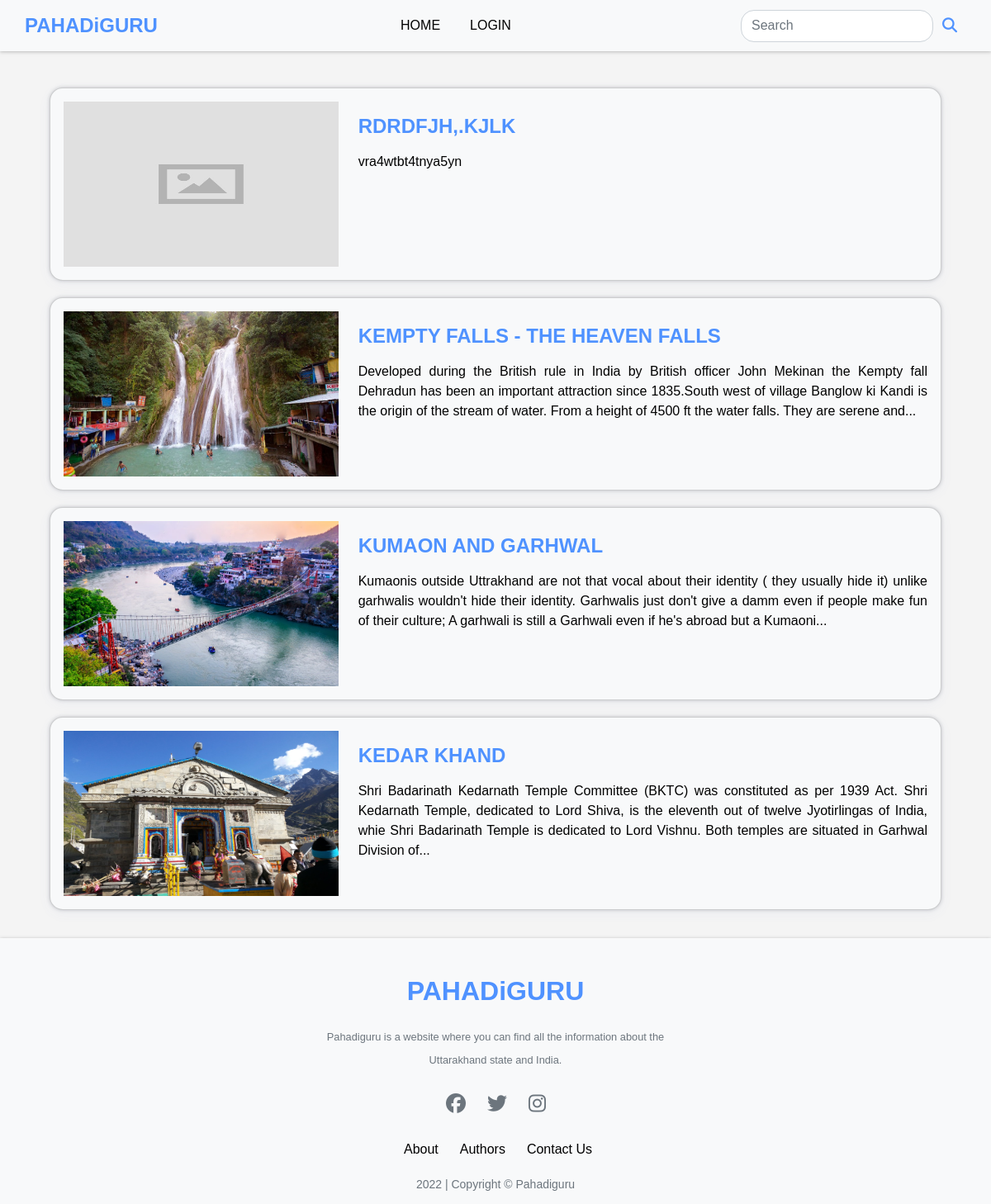
The page /allposts/Uttarakhand History on the database its author committed.
### app.py (models this page shows)
class Posts(db.Model):
    id = db.Column(db.Integer, primary_key=True)
    title = db.Column(db.String(200), nullable=False)
    category = db.Column(db.String(50), nullable=False)
    slug= db.Column(db.String(200),nullable=True)
    content = db.Column(db.String(500), nullable=False)
    date_added = db.Column(db.Date, default=date.today)
    date_time = db.Column(db.DateTime, default=datetime.utcnow)
    poster_id = db.Column(db.Integer, db.ForeignKey('users.id'))
    likes=db.relationship('Likes',backref='post',passive_deletes=True)
    views=db.relationship('Views',backref='post',passive_deletes=True)
    image = db.Column(db.String(), nullable=True)

### app.py (the view)
@app.route("/allposts/<string:category>", methods=['GET', 'POST'])
def allposts(category):
    posts = Posts.query.filter_by(category=category).all()
    posts.reverse()
    return render_template('allposts.html', posts=posts,category=category)

### templates/allposts.html (shortened to what this page needs)
{% extends 'base.html' %} {% block head %}
<link
  rel="stylesheet"
  href="{{url_for('static',filename='css/allposts.css')}}"
/>
{% endblock %} {% block content %}
<br /><br /><br /><br />
<div class="container m-auto" style="width: 90vw;">
  <div class="row">
    {% for post in posts %}
    <div
      class="card col-md-12 p-3 rounded-4"
      style="
        background-color: #f8f9fa;
        box-shadow: rgba(67, 71, 85, 0.27) 0px 0px 0.25em,
          rgba(90, 125, 188, 0.05) 0px 0.25em 1em;
      "
      >
      <a href="{{url_for('postpage',id=post.id)}}" style="text-decoration: none; color: #000!important; text-align: justify;">
      <div class="row">
        <div class="col-md-4">
          <img
            class="w-100"
            height="200"
            src="{{url_for('static', filename='images/feature_photo/'+ post.image)}}"
          />
        </div>
        <div class="col-md-8 my-3">
          <div class="card-block">
            <h6 class="card-title">{{post.title}}</h6>
            <p class="card-text my-3">
              {{post.content|safe|truncate(300)}}
            </p>
          </div>
        </div>
      </div>
      </a>
    </div>
    {% endfor %}
  </div>
</div>
<br />
{% endblock %}

### templates/base.html (shortened to what this page needs)
<!DOCTYPE html>
<html lang="en">
<head>
    <link
    rel="stylesheet"
    href="https://cdn.jsdelivr.net/npm/bootstrap@5.2.2/dist/css/bootstrap.min.css"
    />
    <link rel="stylesheet" href="https://cdnjs.cloudflare.com/ajax/libs/font-awesome/5.15.4/css/all.min.css" />
    <link rel="stylesheet" href="https://cdnjs.cloudflare.com/ajax/libs/font-awesome/6.2.1/css/all.min.css" />
    {% block head %}
    {% endblock %}
    {% block navbar %}
        {% include 'navbar.html' %}
    {% endblock %}
    {% block content %}
    {% endblock%}
    {% block footer %}
        {% include 'footer.html' %}
    {% endblock %}
</body>
</html>

### templates/navbar.html (shortened to what this page needs)
{% block head %}
<link rel="stylesheet" href="{{url_for('static',filename='css/navbar.css')}}">
{% endblock %}
 <div class="navbar_section">
    <nav class="navbar navbar-expand-md fixed-top navbar-light bg-light" style="box-shadow: 0 1px 4px 0 rgba(163, 163, 163, 0.711);">
      <div class="container-fluid">
        <a class="navbar-brand branding logo" href="{{url_for('home')}}">PAHADiGURU</a>
        <div class="collapse navbar-collapse" id="navbarSupportedContent">
          <ul class="navbar-nav mx-auto mb-2 mb-lg-0 nav-pills">
            <li class="nav-item">
              <a class="nav-link" href="{{url_for('home')}}">Home</a>
            </li>
            {% if not current_user.is_authenticated %}
            <li class="nav-item">
              <a class="nav-link" href="{{url_for('login')}}">Login</a>
            </li>
            {% endif %}
          </ul>
          <div class="nav-right">
            <form class="d-flex">
            <input class="form-control rounded-4" type="search" placeholder="Search" aria-label="Search">
            <a style="font-size: large; padding: 6px 1px; color: #4f92ff;" href="#"><i class="fas fa-search"></i></a>
            </form>
          </div>
        </div>
      </div>
    </nav>
  </div>

### templates/footer.html
{% block head %}
<link rel="stylesheet" href="{{url_for('static',filename='css/footer.css')}}">
{% endblock %}
<div class="pg-footer">
  <footer>
    <div class="footer-content">
        <h3>PAHADiGURU</h3>
        <p class="text-muted" style="font-size: .8rem; padding: 0 1rem;">Pahadiguru is a website where you can find all the information about the Uttarakhand state and India.</p>
        <ul style="padding-left: 0;" class="socials">
            <li><a href="#"><i style="font-size: x-large;" class="fa-brands fa-facebook"></i></a></li>
            <li><a href="#"><i style="font-size: x-large;" class="fa-brands fa-twitter"></i></a></li>
            <li><a href="#"><i style="font-size: x-large;" class="fa-brands fa-instagram"></i></a></li>
        </ul>
        <div class="footer-menu " style="margin-top: -20px;">
          <ul style="padding-left: 0;" class="f-menu">
            <li><a href="{{url_for('about')}}">About</a></li>
            <li><a href="{{url_for('authors')}}">Authors</a></li>
            <li><a href="{{url_for('contact')}}">Contact Us</a></li>
          </ul>
          <p class="text-muted">2022 | Copyright &copy; Pahadiguru </p>
        </div>
    </div>
</footer>
</div>

### static/css/allposts.css (style rules this page uses)
.card { border-radius:0; margin:10px auto; }
.card-title { text-transform: uppercase; color: #4f92ff; font-size: 1.5rem; font-weight: 600; }
.card-text { margin-top:10px; margin-bottom: 10px; }

### static/css/navbar.css (style rules this page uses)
.container-fluid { width: 97%; }
.logo { font-weight: bolder; font-size: 1.5rem; color: #4f92ff ; }
.nav-item { margin: 0 10px; transition: all 0.5s linear; }
.navbar-light .navbar-nav .nav-link { color: #000000; }
.navbar-nav li { display: block; text-transform: uppercase; }
.nav-right a { margin: 0 10px; }

### static/css/footer.css (style rules this page uses)
footer { bottom: 0; left: 0; right: 0; background: #f8f9fa; height: auto; width: 100vw; padding-top: 40px; color: black; box-shadow: 0 1px 4px 0 rgba(163, 163, 163, 0.911); }
.footer-content { display: flex; align-items: center; justify-content: center; flex-direction: column; text-align: center; }
.footer-content h3 { font-size: 2rem; text-transform: capitalize; line-height: 3rem; font-weight: bolder; color: #4f92ff; }
.footer-content p { max-width: 500px; margin: 10px auto; line-height: 28px; font-size: 14px; color: black; text-align: center; }
.socials { list-style: none; display: flex; align-items: center; justify-content: center; margin: 1rem 0 3rem 0; }
.socials li { margin: 0 10px; }
.socials a { text-decoration: none; color: #6C757d; padding: 5px; border-radius: 50%; }
.socials a i { font-size: 1.5rem; width: 20px; transition: color .4s ease; }
.footer-menu { float: right; }
.footer-menu ul { display: flex; }
.footer-menu ul li { padding-right: 10px; display: block; }
.footer-menu ul li a { color: black; text-decoration: none; margin-left: 1rem; text-align: center; }

### rows shown on the page
Posts: image (placeholder picture), title "RDRDFJH,.KJLK", content "vra4wtbt4tnya5yn"
Posts: image (picture), title "KEMPTY FALLS - THE HEAVEN FALLS", content "Developed during the British rule in India by British officer John Mekinan the Kempty fall Dehradun has been an important attraction since 1835.South west of village Banglow ki Kandi is the origin of the stream of water. From a height of 4500 ft the water falls. They are serene and..."
Posts: image (picture), title "KUMAON AND GARHWAL", content "Kumaonis outside Uttrakhand are not that vocal about their identity ( they usually hide it) unlike garhwalis wouldn't hide their identity. Garhwalis just don't give a damm even if people make fun of their culture; A garhwali is still a Garhwali even if he's abroad but a Kumaoni..."
Posts: image (picture), title "KEDAR KHAND", content "Shri Badarinath Kedarnath Temple Committee (BKTC) was constituted as per 1939 Act. Shri Kedarnath Temple, dedicated to Lord Shiva, is the eleventh out of twelve Jyotirlingas of India, whie Shri Badarinath Temple is dedicated to Lord Vishnu. Both temples are situated in Garhwal Division of..."
